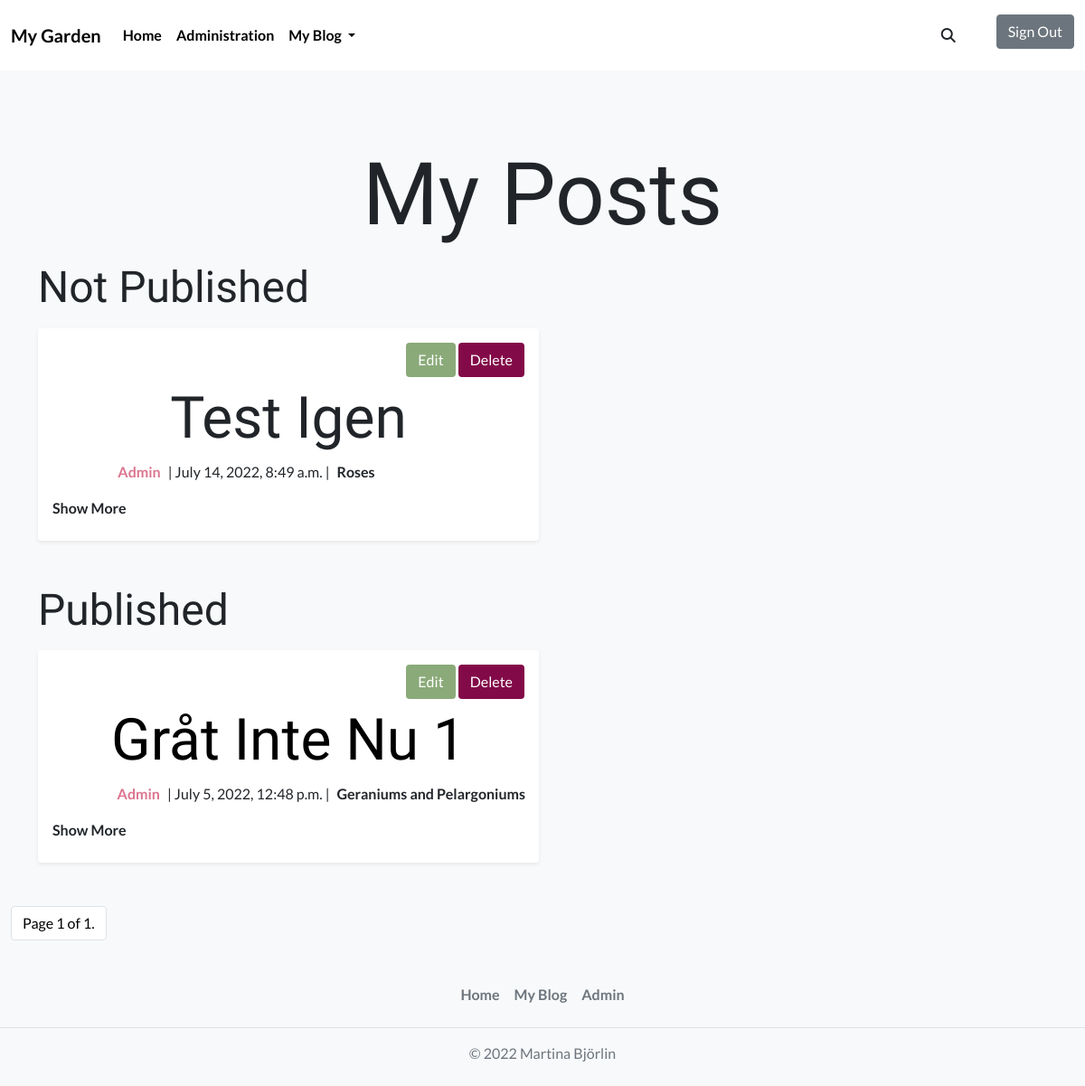
Before: /myblog/posts/ (signed in) with the older database file.
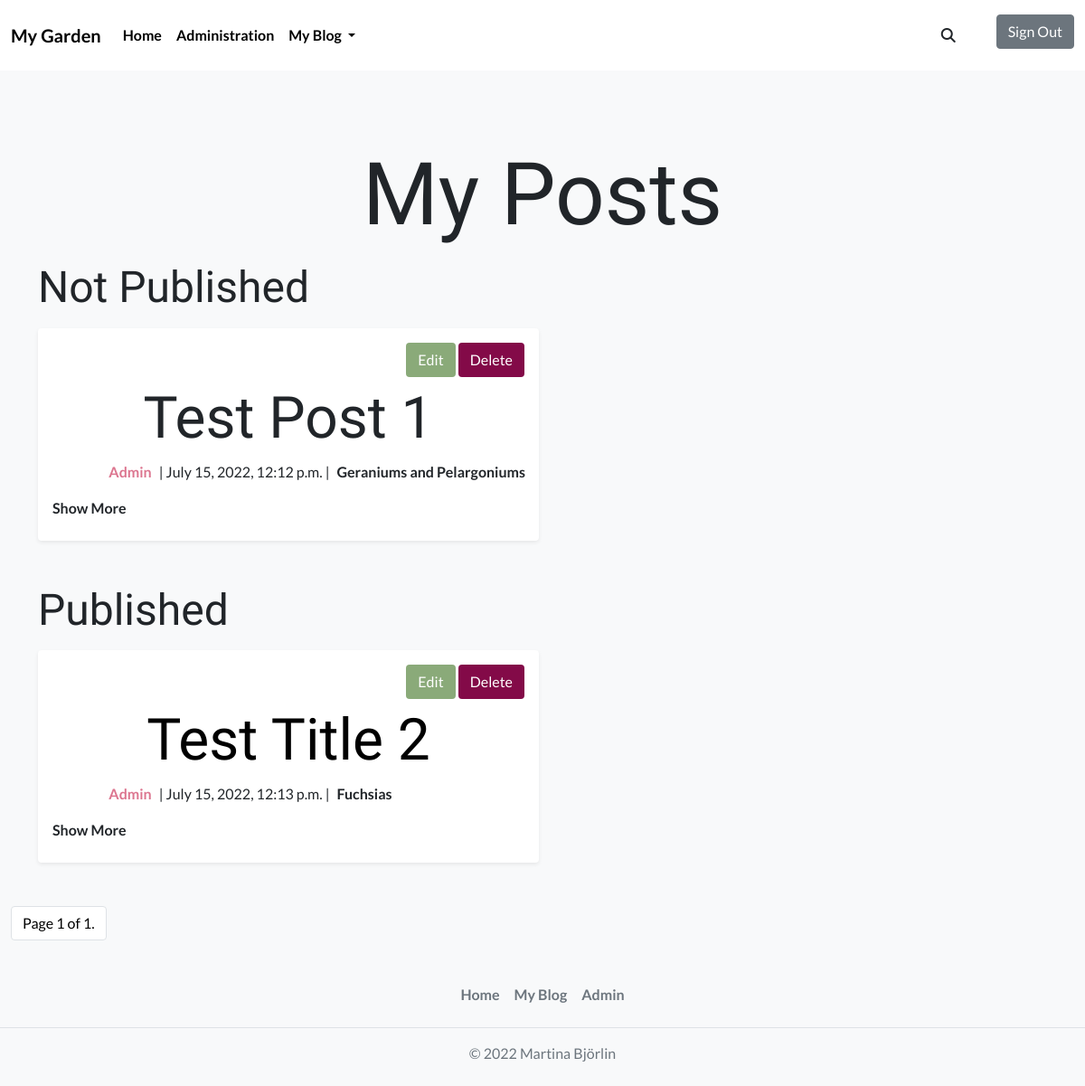
After: the same page with the newer database file.
### blog_post/models.py (models this page shows, shortened)
class Post(models.Model):
    PUBLISH_STATUS = ((0, "Draft"), (1, "Publish"))
    title = models.CharField(max_length=100)
    slug = models.SlugField(max_length=200, unique=True)
    meta_description = models.CharField(max_length=150, blank=True)
    author = models.ForeignKey(
        User,
        on_delete=models.CASCADE,
        related_name="post_author",
    )
    category = models.ForeignKey(
        Category,
        on_delete=models.CASCADE,
        related_name="post_category",
    )
    created_on = models.DateTimeField(auto_now_add=True)
    updated_on = models.DateTimeField(auto_now=True)
    content = models.TextField()
    published = models.IntegerField(choices=PUBLISH_STATUS, default=0)
    publish_date = models.DateTimeField(blank=True, null=True)
    likes = models.ManyToManyField(
        Profile, related_name="post_likes", default=[0], blank=True
    )
    number_of_likes = models.BigIntegerField(default="0")
    liked = models.BooleanField(default=False)
    post_img = CloudinaryField("post_image", default="default_image")
    class Meta:
        ordering = ["-created_on"]

class Category(models.Model):
    name = models.CharField(
        max_length=50,
        unique=True,
        blank=False,
        null=False,
    )
    slug = models.SlugField(
        max_length=200,
        unique=True,
        blank=False,
        null=False,
    )
    category_img = CloudinaryField(
        "category_image",
        default="default_image",
    )
    class Meta:
        verbose_name_plural = "categories"
    def __str__(self):
        return f"{self.name}"

### blog/views.py (the view)
# urls.py: path("posts/", MyBlogPostList.as_view(), name="my_blog"),
class MyBlogPostList(LoginRequiredMixin, ListView):
    model = Post
    template_name = "my_blog.html"
    paginate_by = 6
    def get_context_data(self, *args, **kwargs):
        context = super(MyBlogPostList, self).get_context_data(**kwargs)
        context["category"] = Category.objects.all()
        context["has_not_published_posts"] = Post.objects.filter(
            published=0, author=self.request.user).exists()
        context["has_published_posts"] = Post.objects.filter(
            published=1, author=self.request.user).exists()
        return context
    def get_queryset(self):
        all_published_posts = Post.objects.filter(
            author=self.request.user).order_by("-created_on")
        for post in all_published_posts:
            post.liked = False
            if post.likes.filter(id=self.request.user.profile.id).exists():
                post.liked = True
        queryset = all_published_posts
        return queryset

### profiles/models.py (called while the page is built)
    def __str__(self):
        return f"{self.user}"

### blog/templates/my_blog.html (shortened to what this page needs)
{% extends 'base.html' %}
{% block content %}
<div class="container">
    <h1 class="my-posts-header mb-3">My Posts</h1>
    <div class="row g-2">
        <h2 class="post-status-header">Not Published</h2>
        {% if has_not_published_posts %}
        {% for post in object_list %}
        {% if user.is_authenticated and user == post.author %}
        {% if post.published == 0%}
        {% include 'my_blog_post.html' %}
        {% endif %}
        {% endif %}
        {% endfor %}
        {% else %}
        <p class="p-2">You have no posts waiting on approval. Create a post <a class="link-text"
                href="{% url 'create_post' %}">here</a></p>
        {% endif %}
    </div>
    <div class="row g-2">
        <h2 class="post-status-header">Published</h2>
        {% if has_published_posts %}
        {% for post in object_list %}
        {% if user.is_authenticated and user == post.author %}
        {% if post.published == 1 %}
        {% include 'my_blog_post.html' %}
        {% endif %}
        {% endif %}
        {% endfor %}
        {% else %}
        <p class="p-2">You have no published posts. Create a post <a class="link-text"
                href="{% url 'create_post' %}">here</a></p>
        {% endif %}
    </div>
</div>
{% include 'pagination.html' %}
{% endblock %}

### templates/base.html (shortened to what this page needs)
{% load static %}
<!DOCTYPE html>
<html lang="en">
<head>
  <link href="https://cdn.jsdelivr.net/npm/bootstrap@5.0.2/dist/css/bootstrap.min.css" rel="stylesheet"
>
  <link rel="stylesheet" href="{% static 'css/style.css' %}">
</head>
<body class="bg-light">
  <header>
    <nav class="navbar navbar-expand-lg navbar-white bg-white">
      <div class="container-fluid">
        <a class="navbar-brand" href="{% url 'index' %}">My Garden</a>
        <div class="collapse navbar-collapse text-sm-center" id="navbarSupportedContent">
          <ul class="navbar-nav me-auto mb-2 mb-lg-0">
            <li class="nav-item">
              <a class="nav-link active" aria-current="page" href="{% url 'index' %}">Home</a>
            </li>
            {% if request.user.is_superuser %}
            <li class="nav-item">
              <a class="nav-link active" aria-current="page" href="{% url 'admin:index' %}">Administration</a>
            </li>
            {% endif %}
            {% if request.user.is_authenticated %}
            <li class="nav-item dropdown">
              <a class="nav-link dropdown-toggle" href="#" id="navbarDropdown" role="button" data-bs-toggle="dropdown"
                aria-expanded="false">
                My Blog
              </a>
            </li>
            {% endif %}
          </ul>
          <form class="d-grid d-sm-inline d-lg-flex" id="search-form" method="GET" action="{% url 'search' %}">
            <button class="btn" id="btn-search" type="button"><i class="fas fa-search"></i></button>
          </form>
          <ul>
            {% if request.user.is_authenticated %}
            <li class="d-grid d-lg-block">
              <a class="btn btn-secondary mt-2" id="nav-logout-login-btn" href="{% url 'account_logout' %}">Sign Out</a>
            </li>
            {% else %}
            <li class="d-grid d-lg-block">
              <a class="btn btn-secondary mt-2" id="nav-logout-login-btn" href="{% url 'account_login' %}">Sign In</a>
            </li>
            {% endif %}
          </ul>
        </div>
      </div>
    </nav>
  </header>
  <div id="content-wrapper" class="container-fluid">
    {% block content %}
    {% endblock %}
  </div>
  <footer class="py-3 my-4">
    <ul class="nav justify-content-center border-bottom pb-3 mb-3">
      <li class="nav-item"><a href="{% url 'index' %}" class="nav-link px-2 text-muted">Home</a></li>
      {% if request.user.is_authenticated %}
      <li class="nav-item"><a href="{% url 'my_blog' %}" class="nav-link px-2 text-muted">My Blog</a></li>
      {% endif %}
      <li class="nav-item"><a href="{% url 'admin:index' %}" class="nav-link px-2 text-muted">Admin</a></li>
    </ul>
    <p class="text-center text-muted">© 2022 Martina Björlin</p>
  </footer>
</body>
</html>

### blog/templates/my_blog_post.html (shortened to what this page needs)
{% block content %}
<div class="col-lg-6 col-md-6 col-sm-12">
   <article class="mx-auto shadow-sm p-3 mb-5 bg-body rounded">
      <div class="row">
         <span class="text-end mb-2">
            {% if user.is_authenticated and user == post.author %}
            <a href="{% url 'update_post' post.slug %}" class="btn btn-edit">Edit</a>
            <a href="{% url 'delete_post' post.slug %}" class="btn btn-delete">Delete</a>
            {% endif %}
         </span>
         {% if post.published == 1 %}
         <h2 class="display-3 text-capitalize blog-post-header text-center"><a
               href="{% url 'blog_post' post.slug %}">{{post.title}} </a></h2>
         {% else %}
         <h2 class="display-3 text-capitalize blog-post-header text-center">{{post.title}}</h2>
         {% endif %}
      </div>
      <div class="row">
         <div class="col-lg-7 col-md-12 col-sm-12 g-0">
            <p class="text-center text-lg-end"><span class="fw-bold post-author m-2">{{post.author}}</span>|
               {{post.created_on}} |</p>
         </div>
         <div class="col-lg-5 col-md-12 col-sm-12 g-0">
            <p class="text-center text-lg-start text-md-center text-sm-center fw-bold"><span
                  class="m-2">{{post.category}}</span></p>
         </div>
      </div>
      <details class="post-details">
         <summary class="post-detail-summary mb-2">Show More</summary>
      </details>
   </article>
</div>
{% endblock %}

### home/templates/pagination.html (shortened to what this page needs)
{% block content %}
<nav>
   <ul class="pagination">
      <li class="page-item"><a href="#" class="page-link">
            Page {{ page_obj.number }} of {{ page_obj.paginator.num_pages }}.
         </a>
      </li>
   </ul>
</nav>
{% endblock %}

### static/css/style.css (style rules this page uses)
h1 { font-family: 'Amatic SC', cursive; font-size: 6rem; }
h2 { font-family: 'Amatic SC', cursive; }
body { font-family: 'Lato', sans-serif; }
a { text-decoration: none; text-align: center; color: black; }
#content-wrapper { margin-top: 5rem; }
#btn-search { box-shadow: none; }
.navbar-brand { font-weight: bold; }
.nav-link { color: black; font-weight: bold; }
.blog-post-header { display: inline-block; }
.post-author { color: #dc758f; }
.btn-delete { background-color: #830a48; color: white; }
.btn-edit { background-color: #8aaa79; color: white; }
.post-detail-summary { list-style: none; }
.my-posts-header { text-align: center; }
.post-detail-summary { font-weight: bold; }
.post-status-header { font-size: 3rem; }
.post-author { text-align: center; }
.page-link { color: black; }

Changed rows visible on the page:
removed Post: shows "Edit", title "Test Igen", author "Admin", created_on "July 14, 2022, 8:49 a.m.", category "Roses", shown under "Not Published"
removed Post: shows "Edit", title "Gråt Inte Nu 1", author "Admin", created_on "July 5, 2022, 12:48 p.m.", category "Geraniums and Pelargoniums", shown under "Published"
added Post: shows "Edit", title "Test Post 1", author "Admin", created_on "July 15, 2022, 12:12 p.m.", category "Geraniums and Pelargoniums", shown under "Not Published"
added Post: shows "Edit", title "Test Title 2", author "Admin", created_on "July 15, 2022, 12:13 p.m.", category "Fuchsias", shown under "Published"
